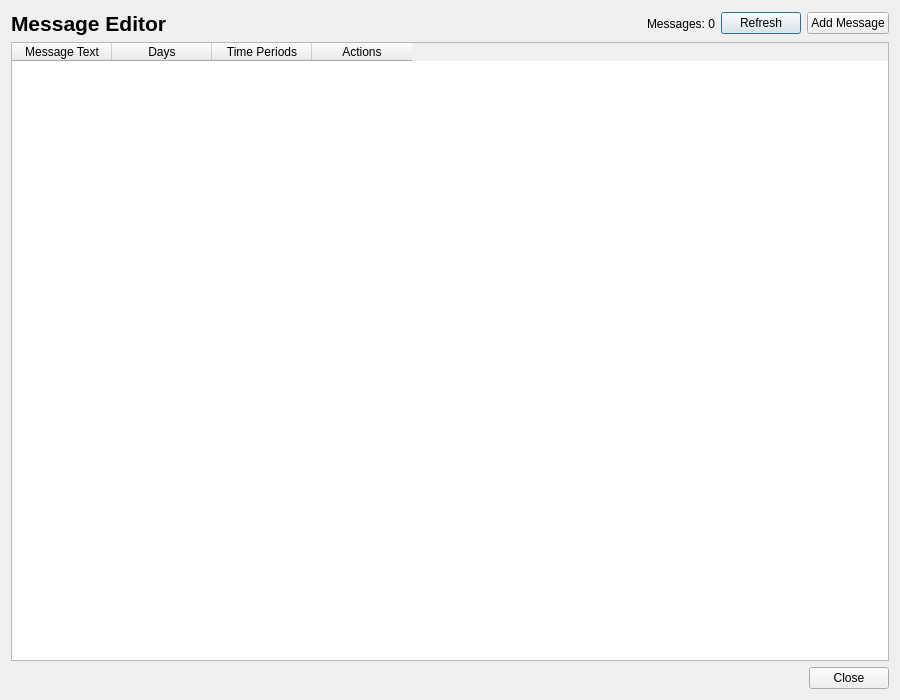
<?xml version="1.0" encoding="UTF-8"?>
<ui version="4.0">
 <class>Dialog_message_editor</class>
 <widget class="QDialog" name="Dialog_message_editor">
  <property name="geometry">
   <rect>
    <x>0</x>
    <y>0</y>
    <width>900</width>
    <height>700</height>
   </rect>
  </property>
  <property name="windowTitle">
   <string>Message Editor</string>
  </property>
  <property name="modal">
   <bool>true</bool>
  </property>
  <layout class="QVBoxLayout" name="verticalLayout_main">
   <item>
    <layout class="QHBoxLayout" name="horizontalLayout_header">
     <item>
      <widget class="QLabel" name="label_title">
       <property name="text">
        <string>Message Editor</string>
       </property>
       <property name="font">
        <font>
         <pointsize>16</pointsize>
         <weight>75</weight>
         <bold>true</bold>
        </font>
       </property>
      </widget>
     </item>
     <item>
      <spacer name="horizontalSpacer_title">
       <property name="orientation">
        <enum>Qt::Horizontal</enum>
       </property>
       <property name="sizeHint" stdset="0">
        <size>
         <width>40</width>
         <height>20</height>
        </size>
       </property>
      </spacer>
     </item>
     <item>
      <widget class="QLabel" name="label_message_count">
       <property name="text">
        <string>Messages: 0</string>
       </property>
      </widget>
     </item>
     <item>
      <widget class="QPushButton" name="pushButton_refresh">
       <property name="text">
        <string>Refresh</string>
       </property>
       <property name="toolTip">
        <string>Refresh messages list</string>
       </property>
      </widget>
     </item>
     <item>
      <widget class="QPushButton" name="pushButton_add_message">
       <property name="text">
        <string>Add Message</string>
       </property>
       <property name="toolTip">
        <string>Add a new message</string>
       </property>
      </widget>
     </item>
    </layout>
   </item>
   <item>
    <widget class="QTableWidget" name="tableWidget_messages">
     <property name="alternatingRowColors">
      <bool>true</bool>
     </property>
     <property name="selectionBehavior">
      <enum>QAbstractItemView::SelectRows</enum>
     </property>
     <property name="sortingEnabled">
      <bool>true</bool>
     </property>
     <column>
      <property name="text">
       <string>Message Text</string>
      </property>
     </column>
     <column>
      <property name="text">
       <string>Days</string>
      </property>
     </column>
     <column>
      <property name="text">
       <string>Time Periods</string>
      </property>
     </column>
     <column>
      <property name="text">
       <string>Actions</string>
      </property>
     </column>
    </widget>
   </item>
   <item>
    <layout class="QHBoxLayout" name="horizontalLayout_buttons">
     <item>
      <spacer name="horizontalSpacer_buttons">
       <property name="orientation">
        <enum>Qt::Horizontal</enum>
       </property>
       <property name="sizeHint" stdset="0">
        <size>
         <width>40</width>
         <height>20</height>
        </size>
       </property>
      </spacer>
     </item>
     <item>
      <widget class="QPushButton" name="pushButton_close">
       <property name="text">
        <string>Close</string>
       </property>
      </widget>
     </item>
    </layout>
   </item>
  </layout>
 </widget>
 <resources/>
 <connections/>
</ui>
